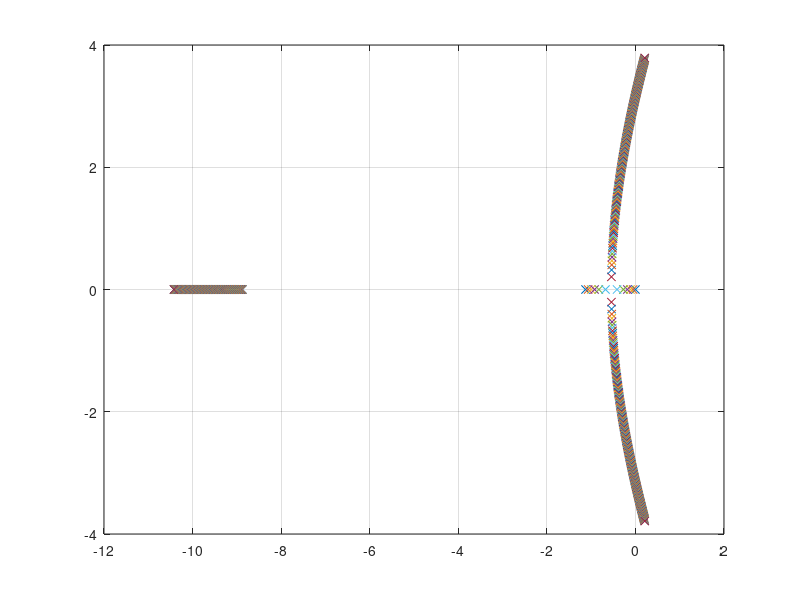

The MATLAB source for this figure:
p = []
for K = [0:0.1:30]
    G = tf([5], [1, 10, 0]);
    H = tf([2, K], [1, 0]);
    sys = feedback(G, H);
    p = [p pole(sys)];
    i = i+1;
end
plot(real(p), imag(p), 'x'), grid

